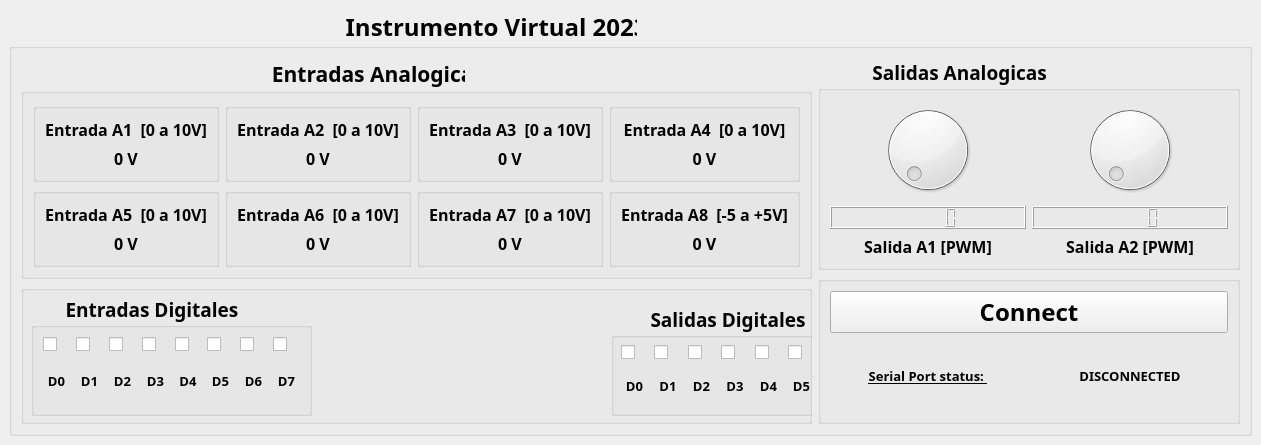
<?xml version="1.0" encoding="UTF-8"?>
<ui version="4.0">
 <class>MainWindow</class>
 <widget class="QMainWindow" name="MainWindow">
  <property name="geometry">
   <rect>
    <x>0</x>
    <y>0</y>
    <width>1261</width>
    <height>445</height>
   </rect>
  </property>
  <property name="windowTitle">
   <string>MainWindow</string>
  </property>
  <widget class="QWidget" name="centralwidget">
   <layout class="QGridLayout" name="gridLayout_38">
    <item row="0" column="0">
     <widget class="QGroupBox" name="groupBox_11">
      <property name="font">
       <font>
        <family>Arial Black</family>
        <pointsize>18</pointsize>
        <weight>75</weight>
        <bold>true</bold>
       </font>
      </property>
      <property name="title">
       <string>                                                      Instrumento Virtual 2023</string>
      </property>
      <layout class="QGridLayout" name="gridLayout_37">
       <item row="0" column="0">
        <layout class="QGridLayout" name="gridLayout_35">
         <item row="1" column="0">
          <widget class="QGroupBox" name="groupBox_10">
           <property name="title">
            <string/>
           </property>
           <widget class="QGroupBox" name="digitalOutputBox">
            <property name="geometry">
             <rect>
              <x>590</x>
              <y>20</y>
              <width>281</width>
              <height>111</height>
             </rect>
            </property>
            <property name="font">
             <font>
              <family>Arial Black</family>
              <pointsize>14</pointsize>
              <weight>75</weight>
              <bold>true</bold>
             </font>
            </property>
            <property name="title">
             <string>        Salidas Digitales</string>
            </property>
            <widget class="QWidget" name="">
             <property name="geometry">
              <rect>
               <x>10</x>
               <y>40</y>
               <width>261</width>
               <height>61</height>
              </rect>
             </property>
             <layout class="QGridLayout" name="gridLayout_32">
              <item row="0" column="0">
               <layout class="QGridLayout" name="gridLayout_24">
                <item row="0" column="0">
                 <widget class="QCheckBox" name="digitalOutput1">
                  <property name="text">
                   <string/>
                  </property>
                 </widget>
                </item>
                <item row="1" column="0">
                 <widget class="QLabel" name="label_12">
                  <property name="font">
                   <font>
                    <family>Arial Black</family>
                    <pointsize>10</pointsize>
                    <weight>75</weight>
                    <bold>true</bold>
                   </font>
                  </property>
                  <property name="text">
                   <string>D0</string>
                  </property>
                  <property name="alignment">
                   <set>Qt::AlignCenter</set>
                  </property>
                 </widget>
                </item>
               </layout>
              </item>
              <item row="0" column="1">
               <layout class="QGridLayout" name="gridLayout_25">
                <item row="0" column="0">
                 <widget class="QCheckBox" name="digitalOutput2">
                  <property name="text">
                   <string/>
                  </property>
                 </widget>
                </item>
                <item row="1" column="0">
                 <widget class="QLabel" name="label_43">
                  <property name="font">
                   <font>
                    <family>Arial Black</family>
                    <pointsize>10</pointsize>
                    <weight>75</weight>
                    <bold>true</bold>
                   </font>
                  </property>
                  <property name="text">
                   <string>D1</string>
                  </property>
                  <property name="alignment">
                   <set>Qt::AlignCenter</set>
                  </property>
                 </widget>
                </item>
               </layout>
              </item>
              <item row="0" column="2">
               <layout class="QGridLayout" name="gridLayout_26">
                <item row="0" column="0">
                 <widget class="QCheckBox" name="digitalOutput3">
                  <property name="text">
                   <string/>
                  </property>
                 </widget>
                </item>
                <item row="1" column="0">
                 <widget class="QLabel" name="label_37">
                  <property name="font">
                   <font>
                    <family>Arial Black</family>
                    <pointsize>10</pointsize>
                    <weight>75</weight>
                    <bold>true</bold>
                   </font>
                  </property>
                  <property name="text">
                   <string>D2</string>
                  </property>
                  <property name="alignment">
                   <set>Qt::AlignCenter</set>
                  </property>
                 </widget>
                </item>
               </layout>
              </item>
              <item row="0" column="3">
               <layout class="QGridLayout" name="gridLayout_27">
                <item row="0" column="0">
                 <widget class="QCheckBox" name="digitalOutput4">
                  <property name="text">
                   <string/>
                  </property>
                 </widget>
                </item>
                <item row="1" column="0">
                 <widget class="QLabel" name="label_39">
                  <property name="font">
                   <font>
                    <family>Arial Black</family>
                    <pointsize>10</pointsize>
                    <weight>75</weight>
                    <bold>true</bold>
                   </font>
                  </property>
                  <property name="text">
                   <string>D3</string>
                  </property>
                  <property name="alignment">
                   <set>Qt::AlignCenter</set>
                  </property>
                 </widget>
                </item>
               </layout>
              </item>
              <item row="0" column="4">
               <layout class="QGridLayout" name="gridLayout_28">
                <item row="0" column="0">
                 <widget class="QCheckBox" name="digitalOutput5">
                  <property name="text">
                   <string/>
                  </property>
                 </widget>
                </item>
                <item row="1" column="0">
                 <widget class="QLabel" name="label_40">
                  <property name="font">
                   <font>
                    <family>Arial Black</family>
                    <pointsize>10</pointsize>
                    <weight>75</weight>
                    <bold>true</bold>
                   </font>
                  </property>
                  <property name="text">
                   <string>D4</string>
                  </property>
                  <property name="alignment">
                   <set>Qt::AlignCenter</set>
                  </property>
                 </widget>
                </item>
               </layout>
              </item>
              <item row="0" column="5">
               <layout class="QGridLayout" name="gridLayout_29">
                <item row="0" column="0">
                 <widget class="QCheckBox" name="digitalOutput6">
                  <property name="text">
                   <string/>
                  </property>
                 </widget>
                </item>
                <item row="1" column="0">
                 <widget class="QLabel" name="label_41">
                  <property name="font">
                   <font>
                    <family>Arial Black</family>
                    <pointsize>10</pointsize>
                    <weight>75</weight>
                    <bold>true</bold>
                   </font>
                  </property>
                  <property name="text">
                   <string>D5</string>
                  </property>
                  <property name="alignment">
                   <set>Qt::AlignCenter</set>
                  </property>
                 </widget>
                </item>
               </layout>
              </item>
              <item row="0" column="6">
               <layout class="QGridLayout" name="gridLayout_30">
                <item row="0" column="0">
                 <widget class="QCheckBox" name="digitalOutput7">
                  <property name="text">
                   <string/>
                  </property>
                 </widget>
                </item>
                <item row="1" column="0">
                 <widget class="QLabel" name="label_38">
                  <property name="font">
                   <font>
                    <family>Arial Black</family>
                    <pointsize>10</pointsize>
                    <weight>75</weight>
                    <bold>true</bold>
                   </font>
                  </property>
                  <property name="text">
                   <string>D6</string>
                  </property>
                  <property name="alignment">
                   <set>Qt::AlignCenter</set>
                  </property>
                 </widget>
                </item>
               </layout>
              </item>
              <item row="0" column="7">
               <layout class="QGridLayout" name="gridLayout_31">
                <item row="0" column="0">
                 <widget class="QCheckBox" name="digitalOutput8">
                  <property name="text">
                   <string/>
                  </property>
                 </widget>
                </item>
                <item row="1" column="0">
                 <widget class="QLabel" name="label_42">
                  <property name="font">
                   <font>
                    <family>Arial Black</family>
                    <pointsize>10</pointsize>
                    <weight>75</weight>
                    <bold>true</bold>
                   </font>
                  </property>
                  <property name="text">
                   <string>D7</string>
                  </property>
                  <property name="alignment">
                   <set>Qt::AlignCenter</set>
                  </property>
                 </widget>
                </item>
               </layout>
              </item>
             </layout>
            </widget>
           </widget>
           <widget class="QGroupBox" name="digitalInputBox">
            <property name="geometry">
             <rect>
              <x>10</x>
              <y>10</y>
              <width>281</width>
              <height>121</height>
             </rect>
            </property>
            <property name="font">
             <font>
              <family>Arial Black</family>
              <pointsize>14</pointsize>
              <weight>75</weight>
              <bold>true</bold>
             </font>
            </property>
            <property name="title">
             <string>       Entradas Digitales</string>
            </property>
            <layout class="QGridLayout" name="gridLayout_23">
             <item row="0" column="0">
              <layout class="QGridLayout" name="gridLayout_22">
               <item row="0" column="3">
                <layout class="QGridLayout" name="gridLayout_18">
                 <item row="0" column="0">
                  <widget class="QCheckBox" name="digitalInput4">
                   <property name="text">
                    <string/>
                   </property>
                  </widget>
                 </item>
                 <item row="1" column="0">
                  <widget class="QLabel" name="label_24">
                   <property name="font">
                    <font>
                     <family>Arial Black</family>
                     <pointsize>10</pointsize>
                     <weight>75</weight>
                     <bold>true</bold>
                    </font>
                   </property>
                   <property name="text">
                    <string>D3</string>
                   </property>
                   <property name="alignment">
                    <set>Qt::AlignCenter</set>
                   </property>
                  </widget>
                 </item>
                </layout>
               </item>
               <item row="0" column="4">
                <layout class="QGridLayout" name="gridLayout_17">
                 <item row="0" column="0">
                  <widget class="QCheckBox" name="digitalInput5">
                   <property name="text">
                    <string/>
                   </property>
                  </widget>
                 </item>
                 <item row="1" column="0">
                  <widget class="QLabel" name="label_25">
                   <property name="font">
                    <font>
                     <family>Arial Black</family>
                     <pointsize>10</pointsize>
                     <weight>75</weight>
                     <bold>true</bold>
                    </font>
                   </property>
                   <property name="text">
                    <string>D4</string>
                   </property>
                   <property name="alignment">
                    <set>Qt::AlignCenter</set>
                   </property>
                  </widget>
                 </item>
                </layout>
               </item>
               <item row="0" column="5">
                <layout class="QGridLayout" name="gridLayout_16">
                 <item row="0" column="0">
                  <widget class="QCheckBox" name="digitalInput6">
                   <property name="text">
                    <string/>
                   </property>
                  </widget>
                 </item>
                 <item row="1" column="0">
                  <widget class="QLabel" name="label_26">
                   <property name="font">
                    <font>
                     <family>Arial Black</family>
                     <pointsize>10</pointsize>
                     <weight>75</weight>
                     <bold>true</bold>
                    </font>
                   </property>
                   <property name="text">
                    <string>D5</string>
                   </property>
                   <property name="alignment">
                    <set>Qt::AlignCenter</set>
                   </property>
                  </widget>
                 </item>
                </layout>
               </item>
               <item row="0" column="7">
                <layout class="QGridLayout" name="gridLayout_14">
                 <item row="0" column="0">
                  <widget class="QCheckBox" name="digitalInput8">
                   <property name="enabled">
                    <bool>true</bool>
                   </property>
                   <property name="text">
                    <string/>
                   </property>
                   <property name="iconSize">
                    <size>
                     <width>20</width>
                     <height>20</height>
                    </size>
                   </property>
                  </widget>
                 </item>
                 <item row="1" column="0">
                  <widget class="QLabel" name="label_28">
                   <property name="font">
                    <font>
                     <family>Arial Black</family>
                     <pointsize>10</pointsize>
                     <weight>75</weight>
                     <bold>true</bold>
                    </font>
                   </property>
                   <property name="text">
                    <string>D7</string>
                   </property>
                   <property name="alignment">
                    <set>Qt::AlignCenter</set>
                   </property>
                  </widget>
                 </item>
                </layout>
               </item>
               <item row="0" column="6">
                <layout class="QGridLayout" name="gridLayout_15">
                 <item row="0" column="0">
                  <widget class="QCheckBox" name="digitalInput7">
                   <property name="sizePolicy">
                    <sizepolicy hsizetype="Minimum" vsizetype="Fixed">
                     <horstretch>0</horstretch>
                     <verstretch>0</verstretch>
                    </sizepolicy>
                   </property>
                   <property name="text">
                    <string/>
                   </property>
                  </widget>
                 </item>
                 <item row="1" column="0">
                  <widget class="QLabel" name="label_27">
                   <property name="font">
                    <font>
                     <family>Arial Black</family>
                     <pointsize>10</pointsize>
                     <weight>75</weight>
                     <bold>true</bold>
                    </font>
                   </property>
                   <property name="text">
                    <string>D6</string>
                   </property>
                   <property name="alignment">
                    <set>Qt::AlignCenter</set>
                   </property>
                  </widget>
                 </item>
                </layout>
               </item>
               <item row="0" column="1">
                <layout class="QGridLayout" name="gridLayout_20">
                 <item row="0" column="0">
                  <widget class="QCheckBox" name="digitalInput2">
                   <property name="text">
                    <string/>
                   </property>
                  </widget>
                 </item>
                 <item row="1" column="0">
                  <widget class="QLabel" name="label_22">
                   <property name="font">
                    <font>
                     <family>Arial Black</family>
                     <pointsize>10</pointsize>
                     <weight>75</weight>
                     <bold>true</bold>
                    </font>
                   </property>
                   <property name="text">
                    <string>D1</string>
                   </property>
                   <property name="alignment">
                    <set>Qt::AlignCenter</set>
                   </property>
                  </widget>
                 </item>
                </layout>
               </item>
               <item row="0" column="2">
                <layout class="QGridLayout" name="gridLayout_19">
                 <item row="0" column="0">
                  <widget class="QCheckBox" name="digitalInput3">
                   <property name="text">
                    <string/>
                   </property>
                  </widget>
                 </item>
                 <item row="1" column="0">
                  <widget class="QLabel" name="label_23">
                   <property name="font">
                    <font>
                     <family>Arial Black</family>
                     <pointsize>10</pointsize>
                     <weight>75</weight>
                     <bold>true</bold>
                    </font>
                   </property>
                   <property name="text">
                    <string>D2</string>
                   </property>
                   <property name="alignment">
                    <set>Qt::AlignCenter</set>
                   </property>
                  </widget>
                 </item>
                </layout>
               </item>
               <item row="0" column="0">
                <layout class="QGridLayout" name="gridLayout_21">
                 <item row="0" column="0">
                  <widget class="QCheckBox" name="digitalInput1">
                   <property name="text">
                    <string/>
                   </property>
                   <property name="checked">
                    <bool>false</bool>
                   </property>
                  </widget>
                 </item>
                 <item row="1" column="0">
                  <widget class="QLabel" name="label_3">
                   <property name="font">
                    <font>
                     <family>Arial Black</family>
                     <pointsize>10</pointsize>
                     <weight>75</weight>
                     <bold>true</bold>
                    </font>
                   </property>
                   <property name="text">
                    <string>D0</string>
                   </property>
                   <property name="alignment">
                    <set>Qt::AlignCenter</set>
                   </property>
                  </widget>
                 </item>
                </layout>
               </item>
              </layout>
             </item>
            </layout>
           </widget>
          </widget>
         </item>
         <item row="0" column="0">
          <widget class="QGroupBox" name="analogInputBox">
           <property name="font">
            <font>
             <family>Arial Black</family>
             <pointsize>16</pointsize>
             <weight>75</weight>
             <bold>true</bold>
            </font>
           </property>
           <property name="title">
            <string>                                              Entradas Analogicas</string>
           </property>
           <layout class="QGridLayout" name="gridLayout_10">
            <item row="0" column="0">
             <layout class="QGridLayout" name="gridLayout_9">
              <item row="0" column="0">
               <widget class="QGroupBox" name="groupBox">
                <property name="font">
                 <font>
                  <family>Arial Black</family>
                  <pointsize>12</pointsize>
                  <weight>75</weight>
                  <bold>true</bold>
                 </font>
                </property>
                <property name="title">
                 <string/>
                </property>
                <layout class="QGridLayout" name="gridLayout">
                 <item row="0" column="0">
                  <widget class="QLabel" name="label_4">
                   <property name="font">
                    <font>
                     <family>Arial Black</family>
                     <pointsize>12</pointsize>
                     <weight>75</weight>
                     <bold>true</bold>
                    </font>
                   </property>
                   <property name="text">
                    <string>Entrada A1  [0 a 10V]</string>
                   </property>
                   <property name="alignment">
                    <set>Qt::AlignCenter</set>
                   </property>
                  </widget>
                 </item>
                 <item row="1" column="0">
                  <widget class="QLabel" name="analogIn1_label">
                   <property name="font">
                    <font>
                     <family>Arial Black</family>
                     <pointsize>12</pointsize>
                     <weight>75</weight>
                     <bold>true</bold>
                    </font>
                   </property>
                   <property name="text">
                    <string>0 V</string>
                   </property>
                   <property name="alignment">
                    <set>Qt::AlignCenter</set>
                   </property>
                  </widget>
                 </item>
                </layout>
               </widget>
              </item>
              <item row="1" column="0">
               <widget class="QGroupBox" name="groupBox_6">
                <property name="font">
                 <font>
                  <family>Arial Black</family>
                  <pointsize>12</pointsize>
                  <weight>75</weight>
                  <bold>true</bold>
                 </font>
                </property>
                <property name="title">
                 <string/>
                </property>
                <layout class="QGridLayout" name="gridLayout_6">
                 <item row="1" column="0">
                  <widget class="QLabel" name="analogIn5_label">
                   <property name="font">
                    <font>
                     <family>Arial Black</family>
                     <pointsize>12</pointsize>
                     <weight>75</weight>
                     <bold>true</bold>
                    </font>
                   </property>
                   <property name="text">
                    <string>0 V</string>
                   </property>
                   <property name="alignment">
                    <set>Qt::AlignCenter</set>
                   </property>
                  </widget>
                 </item>
                 <item row="0" column="0">
                  <widget class="QLabel" name="label_10">
                   <property name="font">
                    <font>
                     <family>Arial Black</family>
                     <pointsize>12</pointsize>
                     <weight>75</weight>
                     <bold>true</bold>
                    </font>
                   </property>
                   <property name="text">
                    <string>Entrada A5  [0 a 10V]</string>
                   </property>
                   <property name="alignment">
                    <set>Qt::AlignCenter</set>
                   </property>
                  </widget>
                 </item>
                </layout>
               </widget>
              </item>
              <item row="1" column="2">
               <widget class="QGroupBox" name="groupBox_8">
                <property name="font">
                 <font>
                  <family>Arial Black</family>
                  <pointsize>12</pointsize>
                  <weight>75</weight>
                  <bold>true</bold>
                 </font>
                </property>
                <property name="title">
                 <string/>
                </property>
                <layout class="QGridLayout" name="gridLayout_8">
                 <item row="0" column="0">
                  <widget class="QLabel" name="label_9">
                   <property name="font">
                    <font>
                     <family>Arial Black</family>
                     <pointsize>12</pointsize>
                     <weight>75</weight>
                     <bold>true</bold>
                    </font>
                   </property>
                   <property name="text">
                    <string>Entrada A7  [0 a 10V]</string>
                   </property>
                   <property name="alignment">
                    <set>Qt::AlignCenter</set>
                   </property>
                  </widget>
                 </item>
                 <item row="2" column="0">
                  <widget class="QLabel" name="analogIn7_label">
                   <property name="font">
                    <font>
                     <family>Arial Black</family>
                     <pointsize>12</pointsize>
                     <weight>75</weight>
                     <bold>true</bold>
                    </font>
                   </property>
                   <property name="text">
                    <string>0 V</string>
                   </property>
                   <property name="alignment">
                    <set>Qt::AlignCenter</set>
                   </property>
                  </widget>
                 </item>
                </layout>
               </widget>
              </item>
              <item row="1" column="3">
               <widget class="QGroupBox" name="groupBox_3">
                <property name="font">
                 <font>
                  <family>Arial Black</family>
                  <pointsize>12</pointsize>
                  <weight>75</weight>
                  <bold>true</bold>
                 </font>
                </property>
                <property name="title">
                 <string/>
                </property>
                <layout class="QGridLayout" name="gridLayout_3">
                 <item row="0" column="0">
                  <widget class="QLabel" name="label_8">
                   <property name="font">
                    <font>
                     <family>Arial Black</family>
                     <pointsize>12</pointsize>
                     <weight>75</weight>
                     <bold>true</bold>
                    </font>
                   </property>
                   <property name="text">
                    <string>Entrada A8  [-5 a +5V]</string>
                   </property>
                   <property name="alignment">
                    <set>Qt::AlignCenter</set>
                   </property>
                  </widget>
                 </item>
                 <item row="1" column="0">
                  <widget class="QLabel" name="analogIn8_label">
                   <property name="font">
                    <font>
                     <family>Arial Black</family>
                     <pointsize>12</pointsize>
                     <weight>75</weight>
                     <bold>true</bold>
                    </font>
                   </property>
                   <property name="text">
                    <string>0 V</string>
                   </property>
                   <property name="alignment">
                    <set>Qt::AlignCenter</set>
                   </property>
                  </widget>
                 </item>
                </layout>
               </widget>
              </item>
              <item row="0" column="2">
               <widget class="QGroupBox" name="groupBox_4">
                <property name="font">
                 <font>
                  <family>Arial Black</family>
                  <pointsize>12</pointsize>
                  <weight>75</weight>
                  <bold>true</bold>
                 </font>
                </property>
                <property name="title">
                 <string/>
                </property>
                <layout class="QGridLayout" name="gridLayout_4">
                 <item row="0" column="0">
                  <widget class="QLabel" name="label_6">
                   <property name="font">
                    <font>
                     <family>Arial Black</family>
                     <pointsize>12</pointsize>
                     <weight>75</weight>
                     <bold>true</bold>
                    </font>
                   </property>
                   <property name="text">
                    <string>Entrada A3  [0 a 10V]</string>
                   </property>
                   <property name="alignment">
                    <set>Qt::AlignCenter</set>
                   </property>
                  </widget>
                 </item>
                 <item row="1" column="0">
                  <widget class="QLabel" name="analogIn3_label">
                   <property name="font">
                    <font>
                     <family>Arial Black</family>
                     <pointsize>12</pointsize>
                     <weight>75</weight>
                     <bold>true</bold>
                    </font>
                   </property>
                   <property name="text">
                    <string>0 V</string>
                   </property>
                   <property name="alignment">
                    <set>Qt::AlignCenter</set>
                   </property>
                  </widget>
                 </item>
                </layout>
               </widget>
              </item>
              <item row="0" column="1">
               <widget class="QGroupBox" name="groupBox_2">
                <property name="font">
                 <font>
                  <family>Arial Black</family>
                  <pointsize>12</pointsize>
                  <weight>75</weight>
                  <bold>true</bold>
                 </font>
                </property>
                <property name="title">
                 <string/>
                </property>
                <layout class="QGridLayout" name="gridLayout_2">
                 <item row="0" column="0">
                  <widget class="QLabel" name="label_5">
                   <property name="font">
                    <font>
                     <family>Arial Black</family>
                     <pointsize>12</pointsize>
                     <weight>75</weight>
                     <bold>true</bold>
                    </font>
                   </property>
                   <property name="text">
                    <string>Entrada A2  [0 a 10V]</string>
                   </property>
                   <property name="alignment">
                    <set>Qt::AlignCenter</set>
                   </property>
                  </widget>
                 </item>
                 <item row="2" column="0">
                  <widget class="QLabel" name="analogIn2_label">
                   <property name="font">
                    <font>
                     <family>Arial Black</family>
                     <pointsize>12</pointsize>
                     <weight>75</weight>
                     <bold>true</bold>
                    </font>
                   </property>
                   <property name="text">
                    <string>0 V</string>
                   </property>
                   <property name="alignment">
                    <set>Qt::AlignCenter</set>
                   </property>
                  </widget>
                 </item>
                </layout>
               </widget>
              </item>
              <item row="1" column="1">
               <widget class="QGroupBox" name="groupBox_7">
                <property name="font">
                 <font>
                  <family>Arial Black</family>
                  <pointsize>12</pointsize>
                  <weight>75</weight>
                  <bold>true</bold>
                 </font>
                </property>
                <property name="title">
                 <string/>
                </property>
                <layout class="QGridLayout" name="gridLayout_7">
                 <item row="1" column="0">
                  <widget class="QLabel" name="analogIn6_label">
                   <property name="font">
                    <font>
                     <family>Arial Black</family>
                     <pointsize>12</pointsize>
                     <weight>75</weight>
                     <bold>true</bold>
                    </font>
                   </property>
                   <property name="text">
                    <string>0 V</string>
                   </property>
                   <property name="alignment">
                    <set>Qt::AlignCenter</set>
                   </property>
                  </widget>
                 </item>
                 <item row="0" column="0">
                  <widget class="QLabel" name="label_11">
                   <property name="font">
                    <font>
                     <family>Arial Black</family>
                     <pointsize>12</pointsize>
                     <weight>75</weight>
                     <bold>true</bold>
                    </font>
                   </property>
                   <property name="text">
                    <string>Entrada A6  [0 a 10V]</string>
                   </property>
                   <property name="alignment">
                    <set>Qt::AlignCenter</set>
                   </property>
                  </widget>
                 </item>
                </layout>
               </widget>
              </item>
              <item row="0" column="3">
               <widget class="QGroupBox" name="groupBox_5">
                <property name="font">
                 <font>
                  <family>Arial Black</family>
                  <pointsize>12</pointsize>
                  <weight>75</weight>
                  <bold>true</bold>
                 </font>
                </property>
                <property name="title">
                 <string/>
                </property>
                <layout class="QGridLayout" name="gridLayout_5">
                 <item row="1" column="0">
                  <widget class="QLabel" name="analogIn4_label">
                   <property name="font">
                    <font>
                     <family>Arial Black</family>
                     <pointsize>12</pointsize>
                     <weight>75</weight>
                     <bold>true</bold>
                    </font>
                   </property>
                   <property name="text">
                    <string>0 V</string>
                   </property>
                   <property name="alignment">
                    <set>Qt::AlignCenter</set>
                   </property>
                  </widget>
                 </item>
                 <item row="0" column="0">
                  <widget class="QLabel" name="label_7">
                   <property name="font">
                    <font>
                     <family>Arial Black</family>
                     <pointsize>12</pointsize>
                     <weight>75</weight>
                     <bold>true</bold>
                    </font>
                   </property>
                   <property name="text">
                    <string>Entrada A4  [0 a 10V]</string>
                   </property>
                   <property name="alignment">
                    <set>Qt::AlignCenter</set>
                   </property>
                  </widget>
                 </item>
                </layout>
               </widget>
              </item>
             </layout>
            </item>
           </layout>
          </widget>
         </item>
        </layout>
       </item>
       <item row="0" column="1">
        <layout class="QGridLayout" name="gridLayout_36">
         <item row="0" column="0">
          <widget class="QGroupBox" name="analogOutputBox">
           <property name="font">
            <font>
             <family>Arial Black</family>
             <pointsize>14</pointsize>
             <weight>75</weight>
             <bold>true</bold>
            </font>
           </property>
           <property name="title">
            <string>           Salidas Analogicas</string>
           </property>
           <layout class="QGridLayout" name="gridLayout_13">
            <item row="0" column="0">
             <layout class="QGridLayout" name="gridLayout_12">
              <item row="0" column="0">
               <widget class="QDial" name="analogOutput1_dial">
                <property name="maximum">
                 <number>50</number>
                </property>
                <property name="singleStep">
                 <number>1</number>
                </property>
               </widget>
              </item>
              <item row="1" column="0">
               <widget class="QLCDNumber" name="analogOutput1_lcd">
                <property name="smallDecimalPoint">
                 <bool>true</bool>
                </property>
               </widget>
              </item>
              <item row="2" column="0">
               <widget class="QLabel" name="label_20">
                <property name="font">
                 <font>
                  <family>Arial Black</family>
                  <pointsize>12</pointsize>
                  <weight>75</weight>
                  <bold>true</bold>
                 </font>
                </property>
                <property name="text">
                 <string>Salida A1 [PWM]</string>
                </property>
                <property name="alignment">
                 <set>Qt::AlignCenter</set>
                </property>
               </widget>
              </item>
             </layout>
            </item>
            <item row="0" column="1">
             <layout class="QGridLayout" name="gridLayout_11">
              <item row="0" column="0">
               <widget class="QDial" name="analogOutput2_dial">
                <property name="maximum">
                 <number>50</number>
                </property>
               </widget>
              </item>
              <item row="1" column="0">
               <widget class="QLCDNumber" name="analogOutput2_lcd">
                <property name="font">
                 <font>
                  <family>Arial Black</family>
                  <pointsize>14</pointsize>
                  <weight>50</weight>
                  <italic>false</italic>
                  <bold>false</bold>
                 </font>
                </property>
                <property name="smallDecimalPoint">
                 <bool>true</bool>
                </property>
                <property name="segmentStyle">
                 <enum>QLCDNumber::Filled</enum>
                </property>
               </widget>
              </item>
              <item row="2" column="0">
               <widget class="QLabel" name="label_21">
                <property name="font">
                 <font>
                  <family>Arial Black</family>
                  <pointsize>12</pointsize>
                  <weight>75</weight>
                  <bold>true</bold>
                 </font>
                </property>
                <property name="text">
                 <string>Salida A2 [PWM]</string>
                </property>
                <property name="alignment">
                 <set>Qt::AlignCenter</set>
                </property>
               </widget>
              </item>
             </layout>
            </item>
           </layout>
          </widget>
         </item>
         <item row="1" column="0">
          <widget class="QGroupBox" name="groupBox_9">
           <property name="title">
            <string/>
           </property>
           <layout class="QGridLayout" name="gridLayout_34">
            <item row="0" column="0">
             <widget class="QPushButton" name="connectButton">
              <property name="text">
               <string>Connect</string>
              </property>
             </widget>
            </item>
            <item row="1" column="0">
             <layout class="QGridLayout" name="gridLayout_33">
              <item row="0" column="1">
               <widget class="QLabel" name="connectionStatus">
                <property name="font">
                 <font>
                  <family>Arial Black</family>
                  <pointsize>10</pointsize>
                  <weight>75</weight>
                  <italic>false</italic>
                  <bold>true</bold>
                 </font>
                </property>
                <property name="text">
                 <string>DISCONNECTED</string>
                </property>
                <property name="alignment">
                 <set>Qt::AlignCenter</set>
                </property>
               </widget>
              </item>
              <item row="0" column="0">
               <widget class="QLabel" name="label">
                <property name="font">
                 <font>
                  <family>Arial Black</family>
                  <pointsize>10</pointsize>
                  <weight>75</weight>
                  <italic>false</italic>
                  <bold>true</bold>
                  <underline>true</underline>
                 </font>
                </property>
                <property name="text">
                 <string>Serial Port status: </string>
                </property>
                <property name="alignment">
                 <set>Qt::AlignCenter</set>
                </property>
               </widget>
              </item>
             </layout>
            </item>
           </layout>
          </widget>
         </item>
        </layout>
       </item>
      </layout>
     </widget>
    </item>
   </layout>
   <widget class="QLabel" name="label_2">
    <property name="geometry">
     <rect>
      <x>350</x>
      <y>20</y>
      <width>421</width>
      <height>31</height>
     </rect>
    </property>
    <property name="font">
     <font>
      <family>Arial Black</family>
      <pointsize>22</pointsize>
      <weight>75</weight>
      <italic>false</italic>
      <bold>true</bold>
      <underline>true</underline>
      <strikeout>false</strikeout>
     </font>
    </property>
    <property name="text">
     <string/>
    </property>
    <property name="alignment">
     <set>Qt::AlignCenter</set>
    </property>
   </widget>
  </widget>
  <action name="actionConfiguration">
   <property name="text">
    <string>Configuration</string>
   </property>
  </action>
  <action name="actionDisconnected">
   <property name="text">
    <string>Disconnected</string>
   </property>
  </action>
 </widget>
 <resources/>
 <connections/>
</ui>
